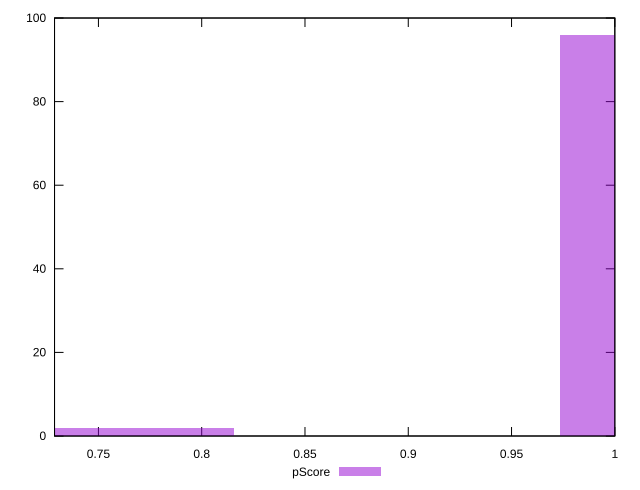

Reproduce this figure in gnuplot.
reset

$pScore <<EOF
0.789381840604545 2
0.736756384564242 2
0.999883664765757 96
EOF

set key outside below
set boxwidth 0.052625456040303
set xrange [0.7287492115566152:1]
set yrange [0:100]
set trange [0:100]
set style fill transparent solid 0.5 noborder
set terminal svg size 640, 490 enhanced background rgb 'white'
set output "reports/report_00027_2021-02-24T12-40-31.850Z/cumulative-layout-shift/samples/agenda/pScore/histogram.svg"

plot $pScore title "pScore" with boxes

reset
